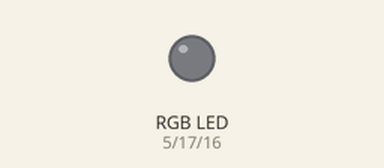
This sketch was run on a simulated ESP32. On the bench: an RGB LED mixed from three pins (HIGH = lit). Dim RGB values are drawn brighter than linear; what the sketch prints to the serial monitor is not drawn.

Above: at 0.15 s.
At 9.78 s:
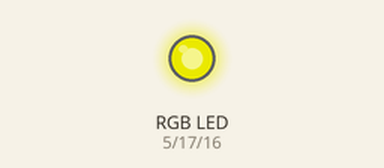
Timing chart, 0 to 9.7 s (numbered marks = the images above):
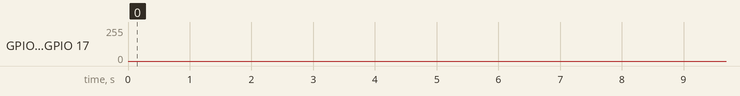

The sketch:

RGB_Hues.ino
```cpp
// It is pertinent to note that the R and G pins on the chip are inexplicably reversed!

const uint8_t r_pin = 5;
const uint8_t g_pin = 17;
const uint8_t b_pin = 16;

void setup() {
  Serial.begin(115200);
  PWM_Setup(r_pin, 1);
  PWM_Setup(g_pin, 2);
  PWM_Setup(b_pin, 3);
}

void loop() {
  up_down(1, 0, 0);
  up_down(0, 1, 0);
  up_down(0, 0, 1);
  up_down(1, 1, 0);
  up_down(1, 0, 1);
  up_down(0, 1, 1);
  up_down(1, 1, 1);
}

void up_down(int rk, int gk, int bk) {
  for (int i = 0; i < 255; i++) {
    RGB_Set(i * rk, i * gk, i * bk);
  }
  for (int i = 255; i >= 0; i--) {
    RGB_Set(i * rk, i * gk, i * bk);
  }
}

void PWM_Setup(uint8_t pin, uint8_t channel) {
  ledcAttachPin(pin, channel);
  ledcSetup(channel, 12000, 8);
}

void RGB_Set(const int r, const int g, const int b) {
  ledcWrite(1, r);
  ledcWrite(2, g);
  ledcWrite(3, b);
  Serial.printf("R: %d | G: %d | B: %d\n", r, g, b);
  delay(1);
}
```
